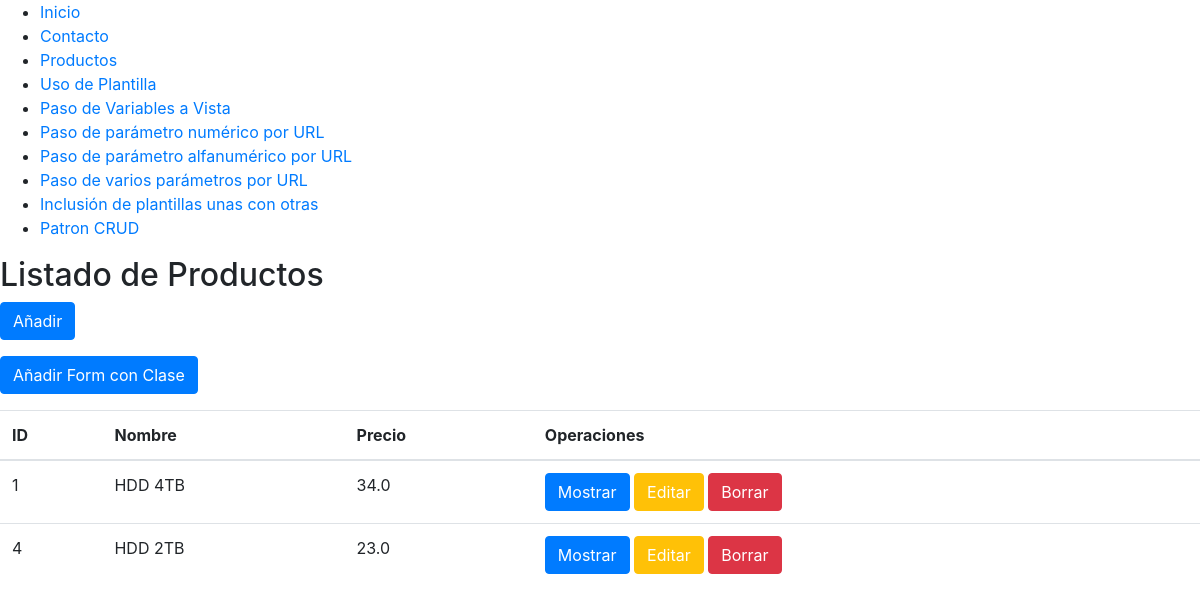
/crud/, run on an earlier commit of the app's database.
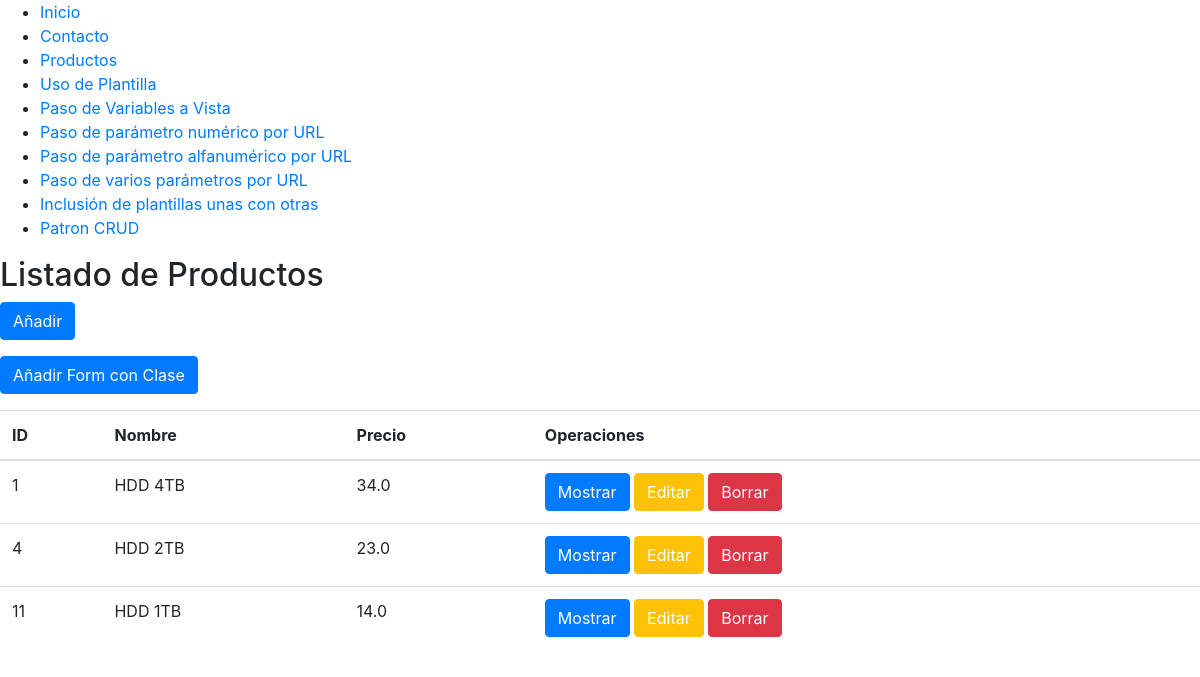
And on a later commit of the database.
### crud/models.py (models this page shows, shortened)
class Producto(models.Model):
    nombre = models.CharField(max_length=200)
    precio = models.FloatField(null=True, blank=True)

### crud/views.py (the view)
# urls.py: path('', indexApi, name="index-api"),
def index(request):
    mititulo = "Listado de Productos"
    template = loader.get_template('crud/index.html')
    """
    productos = [
        {
            'id': 2,
            'nombre': "HDD 4TB",
            'precio': 36.9
        },
        {
            'id': 3,
            'nombre': "HDD 2TB",
            'precio': 16.9
        },
        {
            'id': 4,
            'nombre': "HDD 1TB",
            'precio': 9.9
        },
    ]
    """
    productos= Producto.objects.all()
    context = {
        'titulo': mititulo,
        'productos': productos
    }
    return HttpResponse(template.render(context, request))

### crud/templates/crud/index.html
{% include "miapp/header.html" %}
<h2>{{ titulo }}</h2>
<div>
    <p><a href="{% url 'crud:add-form-product' %}"><button type="button" class="btn btn-primary">Añadir</button></a></p>
<p><a href="{% url 'crud:add-class-form-product' %}"><button type="button" class="btn btn-primary">Añadir Form con Clase</button></a></p>
    <table class="table">
        <thead>
            <tr>
                <th scope="col">ID</th>
                <th scope="col">Nombre</th>
                <th scope="col">Precio</th>
                <th scope="col">Operaciones</th>
            </tr>
        </thead>
        <tbody>
        {% for producto in productos %}
            <tr>
                <td scope="row">{{ producto.id }}</td>
                <td>{{ producto.nombre }}</td>
                <td>{{ producto.precio }}</td>
                <td>
                    <a href="{% url 'crud:show-product' producto.id %}"><button class="btn btn-primary">Mostrar</button></a>
                    <a href="{% url 'crud:edit-form-product' producto.id %}"><button class="btn btn-warning">Editar</button></a>
                    <a href="{% url 'crud:delete-form-product' producto.id %}"><button class="btn btn-danger">Borrar</button></a>
                </td>
            </tr>
        {% endfor %}
        </tbody>
    </table>
</div>
{% include "miapp/footer.html" %}

### miapp/templates/miapp/header.html (shortened to what this page needs)
<!DOCTYPE html>
<html lang="en">
<head>
    {% load bootstrap4 %}
    {% bootstrap_css %}
    {% load static %}
    <link rel="stylesheet" type="text/css" href="{% static 'crud/estilos.css' %}" />
</head>
<body>
{% include "miapp/menu.html" %}

### miapp/templates/miapp/menu.html
<div>
    <ul>
        <li><a href='/'>Inicio</a></li>
        <li><a href='/contacto/'>Contacto</a></li>
        <li><a href='/productos/'>Productos</a></li>
        <li><a href='/plantilla/'>Uso de Plantilla</a></li>
        <li><a href='/datos/'>Paso de Variables a Vista</a></li>
        <li><a href='/captura/1'>Paso de parámetro numérico por URL</a></li>
        <li><a href='/captura/hola'>Paso de parámetro alfanumérico por URL</a></li>
        <li><a href='/articulos/2019/11/'>Paso de varios parámetros por URL</a></li>
        <li><a href='/incluye/'>Inclusión de plantillas unas con otras</a></li>
        <li><a href='/crud/'>Patron CRUD</a></li>
    </ul>
</div>

### miapp/templates/miapp/footer.html
</body>
</html>

### crud/static/crud/estilos.css (style rules this page uses)
.btn { color: white; }

What changed in the data, as far as the page shows it:
added Producto: id "11", nombre "HDD 1TB", precio "14.0"
